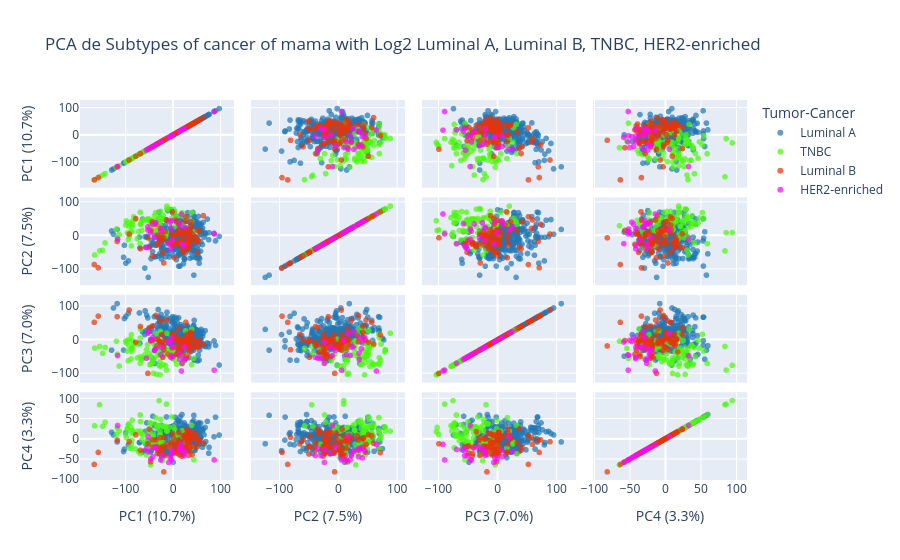

Notebook code for this chart:
### Code cell
plots_class.PCA_4_scatter_matrix_log2(df=comparation_clean_df, cancer_types=["Luminal A", "Luminal B", "TNBC", "HER2-enriched"])
